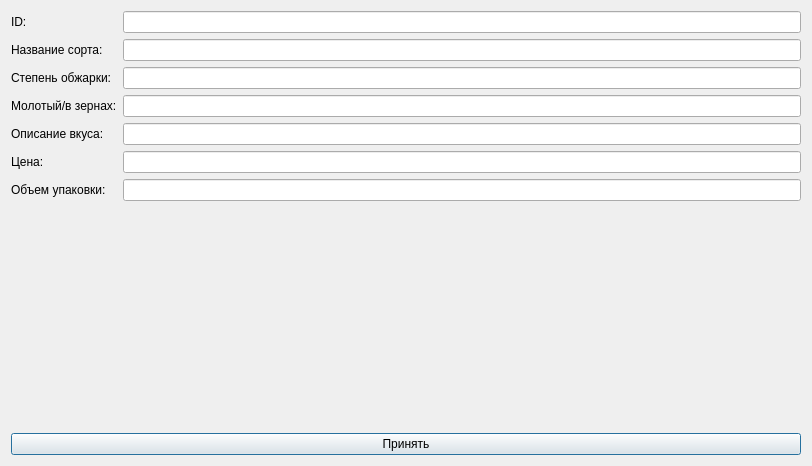
<?xml version="1.0" encoding="UTF-8"?>
<ui version="4.0">
 <class>AddEditCoffeeForm</class>
 <widget class="QDialog" name="AddEditCoffeeForm">
  <property name="geometry">
   <rect>
    <x>0</x>
    <y>0</y>
    <width>812</width>
    <height>466</height>
   </rect>
  </property>
  <property name="windowTitle">
   <string>Добавление/Редактирование записи о кофе</string>
  </property>
  <layout class="QVBoxLayout" name="verticalLayout">
   <item>
    <layout class="QFormLayout" name="formLayout">
     <item row="0" column="0">
      <widget class="QLabel" name="idLabel">
       <property name="text">
        <string>ID:</string>
       </property>
      </widget>
     </item>
     <item row="0" column="1">
      <widget class="QLineEdit" name="idLineEdit"/>
     </item>
     <item row="1" column="0">
      <widget class="QLabel" name="nazvanieSortaLabel">
       <property name="text">
        <string>Название сорта:</string>
       </property>
      </widget>
     </item>
     <item row="1" column="1">
      <widget class="QLineEdit" name="nazvanieSortaLineEdit"/>
     </item>
     <item row="2" column="0">
      <widget class="QLabel" name="stepenObzharkiLabel">
       <property name="text">
        <string>Степень обжарки:</string>
       </property>
      </widget>
     </item>
     <item row="2" column="1">
      <widget class="QLineEdit" name="stepenObzharkiLineEdit"/>
     </item>
     <item row="3" column="0">
      <widget class="QLabel" name="molotiyVZernahLabel">
       <property name="text">
        <string>Молотый/в зернах:</string>
       </property>
      </widget>
     </item>
     <item row="3" column="1">
      <widget class="QLineEdit" name="molotiyVZernahLineEdit"/>
     </item>
     <item row="4" column="0">
      <widget class="QLabel" name="opisanieVkusaLabel">
       <property name="text">
        <string>Описание вкуса:</string>
       </property>
      </widget>
     </item>
     <item row="4" column="1">
      <widget class="QLineEdit" name="opisanieVkusaLineEdit"/>
     </item>
     <item row="5" column="0">
      <widget class="QLabel" name="cenaLabel">
       <property name="text">
        <string>Цена:</string>
       </property>
      </widget>
     </item>
     <item row="5" column="1">
      <widget class="QLineEdit" name="cenaLineEdit"/>
     </item>
     <item row="6" column="0">
      <widget class="QLabel" name="obemUpakovkiLabel">
       <property name="text">
        <string>Объем упаковки:</string>
       </property>
      </widget>
     </item>
     <item row="6" column="1">
      <widget class="QLineEdit" name="obemUpakovkiLineEdit"/>
     </item>
    </layout>
   </item>
   <item>
    <widget class="QPushButton" name="acceptButton">
     <property name="text">
      <string>Принять</string>
     </property>
    </widget>
   </item>
  </layout>
 </widget>
 <resources/>
 <connections/>
</ui>
